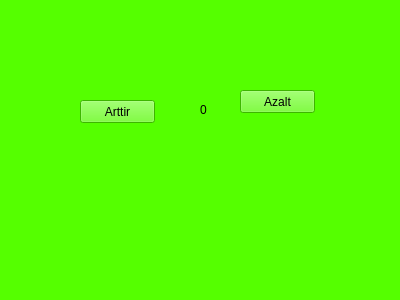
<?xml version="1.0" encoding="UTF-8"?>
<ui version="4.0">
 <class>Form</class>
 <widget class="QWidget" name="Form">
  <property name="geometry">
   <rect>
    <x>0</x>
    <y>0</y>
    <width>400</width>
    <height>300</height>
   </rect>
  </property>
  <property name="windowTitle">
   <string>Form</string>
  </property>
  <property name="styleSheet">
   <string notr="true">background-color:rgb(85, 255, 0)</string>
  </property>
  <widget class="QPushButton" name="pushButton">
   <property name="geometry">
    <rect>
     <x>80</x>
     <y>100</y>
     <width>75</width>
     <height>23</height>
    </rect>
   </property>
   <property name="text">
    <string>Arttir</string>
   </property>
  </widget>
  <widget class="QLabel" name="label">
   <property name="geometry">
    <rect>
     <x>200</x>
     <y>100</y>
     <width>111</width>
     <height>20</height>
    </rect>
   </property>
   <property name="text">
    <string>0</string>
   </property>
  </widget>
  <widget class="QPushButton" name="pushButton_2">
   <property name="geometry">
    <rect>
     <x>240</x>
     <y>90</y>
     <width>75</width>
     <height>23</height>
    </rect>
   </property>
   <property name="text">
    <string>Azalt</string>
   </property>
  </widget>
 </widget>
 <resources/>
 <connections/>
</ui>
